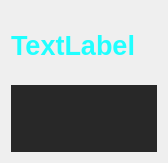
<?xml version="1.0" encoding="UTF-8"?>
<ui version="4.0">
 <class>Form</class>
 <widget class="QWidget" name="Form">
  <property name="geometry">
   <rect>
    <x>0</x>
    <y>0</y>
    <width>168</width>
    <height>163</height>
   </rect>
  </property>
  <property name="windowTitle">
   <string>Form</string>
  </property>
  <layout class="QGridLayout" name="gridLayout">
   <item row="0" column="0">
    <layout class="QVBoxLayout" name="verticalLayout">
     <item>
      <widget class="QLabel" name="wordLabel">
       <property name="font">
        <font>
         <pointsize>20</pointsize>
         <weight>75</weight>
         <bold>true</bold>
        </font>
       </property>
       <property name="styleSheet">
        <string notr="true">color: rgb(32, 255, 255);</string>
       </property>
       <property name="text">
        <string>TextLabel</string>
       </property>
       <property name="scaledContents">
        <bool>false</bool>
       </property>
      </widget>
     </item>
    </layout>
   </item>
   <item row="1" column="0">
    <widget class="CavityWidget" name="cavityWidget">
     <property name="enabled">
      <bool>true</bool>
     </property>
     <property name="minimumSize">
      <size>
       <width>10</width>
       <height>10</height>
      </size>
     </property>
     <property name="font">
      <font>
       <weight>75</weight>
       <bold>true</bold>
      </font>
     </property>
     <property name="toolTip">
      <string/>
     </property>
     <property name="accessibleName">
      <string>cavity_widget</string>
     </property>
     <property name="autoFillBackground">
      <bool>false</bool>
     </property>
     <property name="styleSheet">
      <string notr="true">background-color: rgb(40, 40, 40);</string>
     </property>
     <property name="cavityText" stdset="0">
      <string>TLC</string>
     </property>
    </widget>
   </item>
  </layout>
 </widget>
 <customwidgets>
  <customwidget>
   <class>PyDMDrawingPolygon</class>
   <extends>QWidget</extends>
   <header>pydm.widgets.drawing</header>
  </customwidget>
  <customwidget>
   <class>CavityWidget</class>
   <extends>PyDMDrawingPolygon</extends>
   <header>cavityWidget</header>
   <container>1</container>
  </customwidget>
 </customwidgets>
 <resources/>
 <connections/>
</ui>
